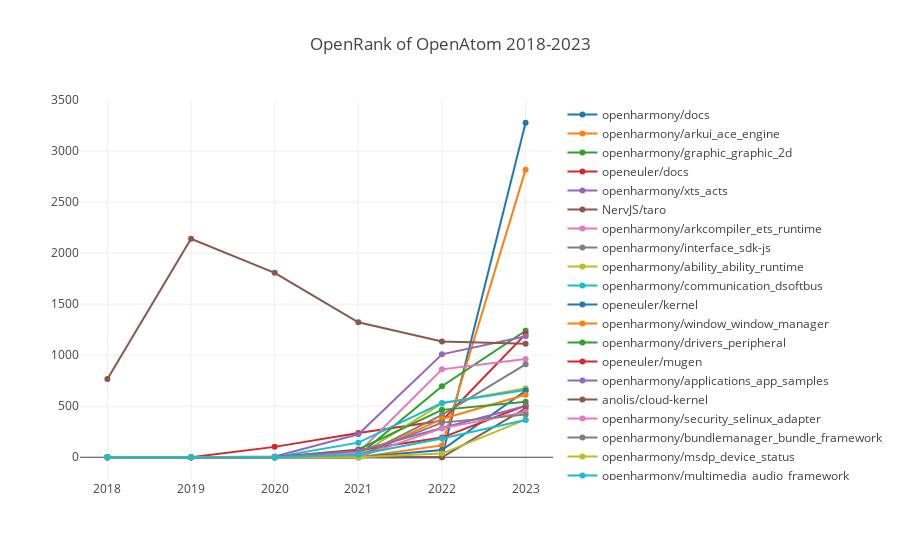

Notebook cell for this chart:
### Markdown cell above
### OpenAtom

### Code cell
processTechFieldData(':foundations/openatom', 'OpenAtom');

### Figure 1 — Plotly figure (JSON) as saved in the notebook; plotly's stock layout.template omitted (floating-point values rounded to 4 significant figures)
{"data": [{"name": "openharmony/docs", "x": [2018, 2019, 2020, 2021, 2022, 2023], "y": [0, 0, 0, 0, 0, 3278.0]}, {"name": "openharmony/arkui_ace_engine", "x": [2018, 2019, 2020, 2021, 2022, 2023], "y": [0, 0, 0, 0, 115.9, 2818.0]}, {"name": "openharmony/graphic_graphic_2d", "x": [2018, 2019, 2020, 2021, 2022, 2023], "y": [0, 0, 0, 18.11, 696.0, 1240.0]}, {"name": "openeuler/docs", "x": [2018, 2019, 2020, 2021, 2022, 2023], "y": [0, 0, 101.7, 237.3, 358.2, 1207.0]}, {"name": "openharmony/xts_acts", "x": [2018, 2019, 2020, 2021, 2022, 2023], "y": [0, 0, 7.89, 224.6, 1009.0, 1186.0]}, {"name": "NervJS/taro", "x": [2018, 2019, 2020, 2021, 2022, 2023], "y": [766.5, 2141.0, 1808.0, 1322.0, 1134.0, 1113.0]}, {"name": "openharmony/arkcompiler_ets_runtime", "x": [2018, 2019, 2020, 2021, 2022, 2023], "y": [0, 0, 0, 44.83, 861.2, 962.0]}, {"name": "openharmony/interface_sdk-js", "x": [2018, 2019, 2020, 2021, 2022, 2023], "y": [0, 0, 0, 0, 415.0, 910.9]}, {"name": "openharmony/ability_ability_runtime", "x": [2018, 2019, 2020, 2021, 2022, 2023], "y": [0, 0, 0, 16.34, 527.9, 675.8]}, {"name": "openharmony/communication_dsoftbus", "x": [2018, 2019, 2020, 2021, 2022, 2023], "y": [0, 0, 0, 143.2, 530.9, 657.9]}, {"name": "openeuler/kernel", "x": [2018, 2019, 2020, 2021, 2022, 2023], "y": [0, 0, 0, 0, 70.39, 652.0]}, {"name": "openharmony/window_window_manager", "x": [2018, 2019, 2020, 2021, 2022, 2023], "y": [0, 0, 0, 0.44, 375.3, 611.9]}, {"name": "openharmony/drivers_peripheral", "x": [2018, 2019, 2020, 2021, 2022, 2023], "y": [0, 0, 0, 76.15, 464.3, 543.2]}, {"name": "openeuler/mugen", "x": [2018, 2019, 2020, 2021, 2022, 2023], "y": [0, 0, 0, 67.7, 192.6, 507.6]}, {"name": "openharmony/applications_app_samples", "x": [2018, 2019, 2020, 2021, 2022, 2023], "y": [0, 0, 0, 60.76, 286.0, 502.2]}, {"name": "anolis/cloud-kernel", "x": [2018, 2019, 2020, 2021, 2022, 2023], "y": [0, 0, 0, 0, 0, 479.7]}, {"name": "openharmony/security_selinux_adapter", "x": [2018, 2019, 2020, 2021, 2022, 2023], "y": [0, 0, 0, 3.45, 282.8, 444.3]}, {"name": "openharmony/bundlemanager_bundle_framework", "x": [2018, 2019, 2020, 2021, 2022, 2023], "y": [0, 0, 0, 15.55, 339.4, 418.6]}, {"name": "openharmony/msdp_device_status", "x": [2018, 2019, 2020, 2021, 2022, 2023], "y": [0, 0, 0, 0, 35.86, 368.2]}, {"name": "openharmony/multimedia_audio_framework", "x": [2018, 2019, 2020, 2021, 2022, 2023], "y": [0, 0, 0, 24.4, 183.7, 364.2]}], "layout": {"autosize": true, "title": {"text": "OpenRank of OpenAtom 2018-2023"}, "xaxis": {"autorange": true, "range": [2018.0, 2023.0], "type": "linear"}, "yaxis": {"autorange": true, "range": [-270.5, 3548.0], "type": "linear"}}}
